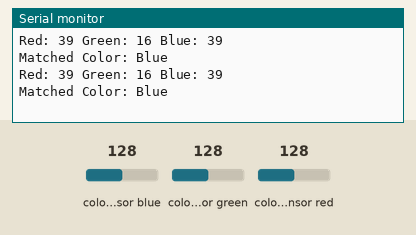
Simulated run of this sketch. Board: Arduino Uno, built with avr-gcc and run on an emulated ATmega328P. On the bench: the last lines printed to the serial monitor. Wiring (inferred from the names in the program): TCS3200 colour sensor: output pin 12; S2 pin 10; S3 pin 11; S0 pin 8; S1 pin 9. Inputs (shaded band) come from the test bench; at power-on: colour sensor blue 128, colour sensor green 128, colour sensor red 128.

Above: at 1.2 s.
1.3 s: colour sensor blue set to 5
At 2.8 s:
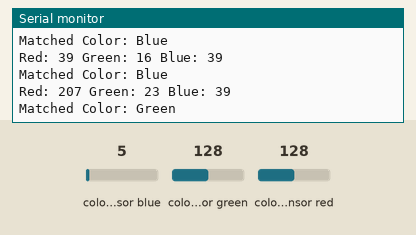
4.3 s: colour sensor green set to 5
At 5.5 s:
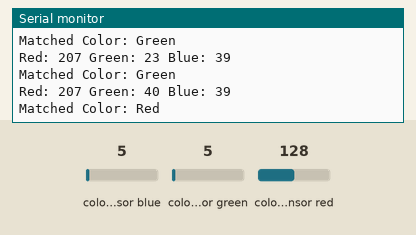
7.3 s: colour sensor red set to 5
At 8.8 s:
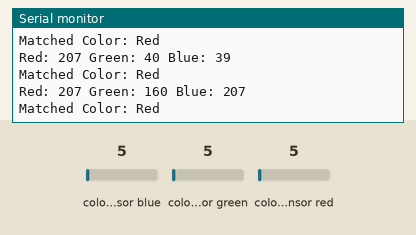
Timing chart, 0 to 10.3 s (numbered marks = the images above; inputs shaded):
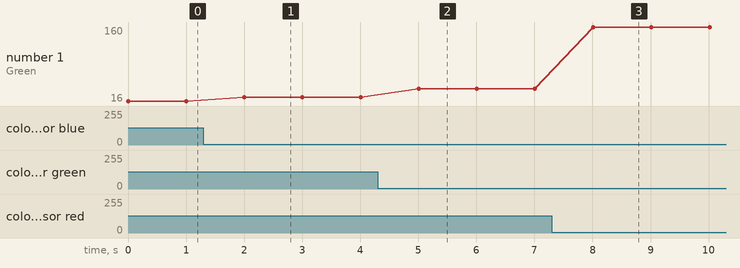

The sketch:

color1_ok.ino
```cpp
#define S0 8
#define S1 9
#define S2 10
#define S3 11
#define OUT 12

// Reference colors
const int redRef[] = {200, 80, 80};    // Red (adjust these values based on your calibration)
const int greenRef[] = {80, 150, 80};  // Green (adjust these values based on your calibration)
const int blueRef[] = {80, 80, 150};   // Blue (adjust these values based on your calibration)

void setup() {
  pinMode(S0, OUTPUT);
  pinMode(S1, OUTPUT);
  pinMode(S2, OUTPUT);
  pinMode(S3, OUTPUT);
  pinMode(OUT, INPUT);
  digitalWrite(S0, HIGH);
  digitalWrite(S1, LOW);
  Serial.begin(9600);
}

void loop() {
  int redValue = getColorValue(2);    // Red color
  int greenValue = getColorValue(1);  // Green color
  int blueValue = getColorValue(0);   // Blue color

  // Print the RGB values
  Serial.print("Red: ");
  Serial.print(redValue);
  Serial.print(" Green: ");
  Serial.print(greenValue);
  Serial.print(" Blue: ");
  Serial.println(blueValue);

  // Match the color based on the reference colors
  String color = matchColor(redValue, greenValue, blueValue);

  // Print the matched color
  Serial.print("Matched Color: ");
  Serial.println(color);

  delay(1000);
}

int getColorValue(int color) {
  digitalWrite(S2, color & 0x01);
  digitalWrite(S3, (color >> 1) & 0x01);

  // Read the color value
  int value = pulseIn(OUT, LOW);

  return value;
}

String matchColor(int red, int green, int blue) {
  int redDistance = calculateColorDistance(red, green, blue, redRef[0], redRef[1], redRef[2]);
  int greenDistance = calculateColorDistance(red, green, blue, greenRef[0], greenRef[1], greenRef[2]);
  int blueDistance = calculateColorDistance(red, green, blue, blueRef[0], blueRef[1], blueRef[2]);

  // Determine the minimum distance and match the color
  if (redDistance < greenDistance && redDistance < blueDistance)
    return "Red";
  else if (greenDistance < redDistance && greenDistance < blueDistance)
    return "Green";
  else if (blueDistance < redDistance && blueDistance < greenDistance)
    return "Blue";
  else
    return "Unknown";
}

int calculateColorDistance(int r1, int g1, int b1, int r2, int g2, int b2) {
  // Calculate the Euclidean distance between two colors
  int dr = r2 - r1;
  int dg = g2 - g1;
  int db = b2 - b1;
  return dr * dr + dg * dg + db * db;
}
```

Measured:
- after the input at 1.3 s, the serial monitor: prints a new line after 0.70 s (image 1)
- after the input at 4.3 s, the serial monitor: prints a new line after 0.71 s (image 2)
- after the input at 7.3 s, the serial monitor: prints a new line after 0.71 s (image 3)
- plotted number 1: 16 → 23 after the input at 1.3 s, 23 → 40 after the input at 4.3 s, 40 → 160 after the input at 7.3 s
